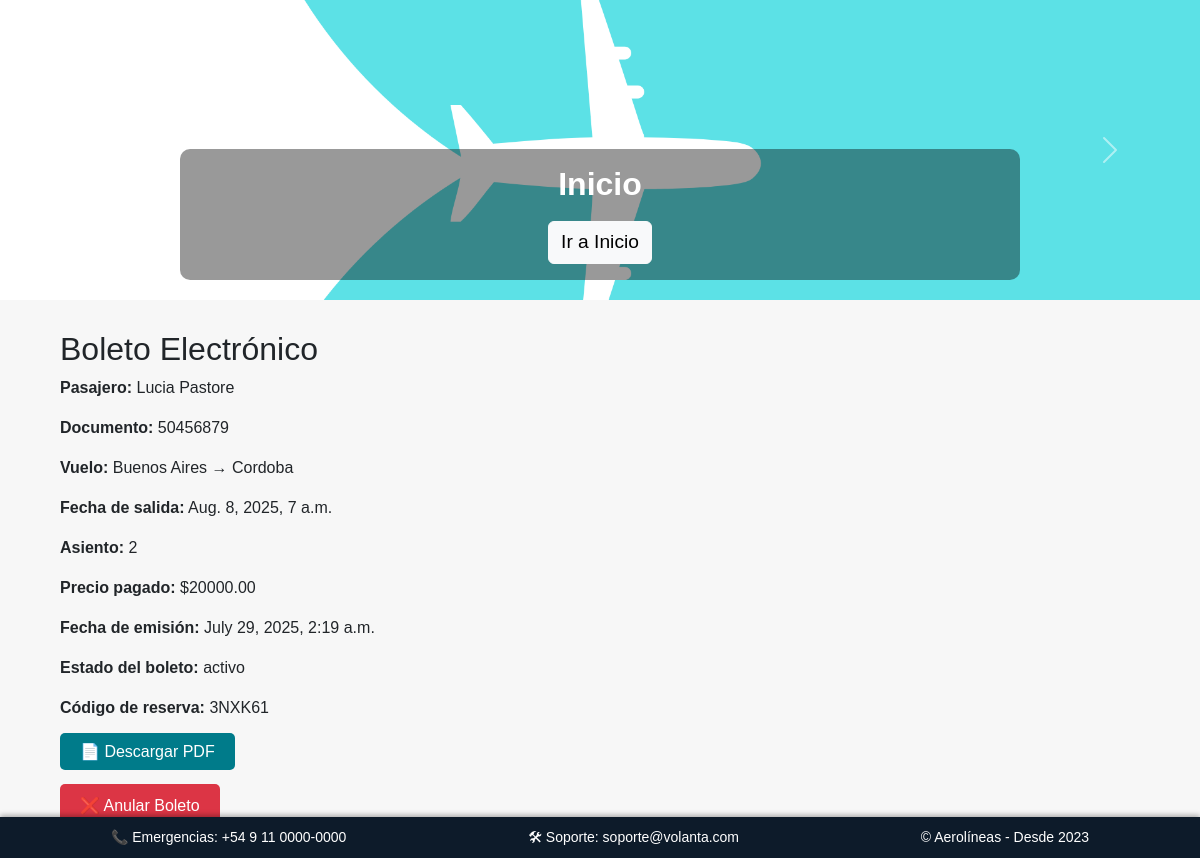
Page /boleto/2/ on the committed database.
### gestion/models.py (models this page shows, shortened)
class Reserva(models.Model):
    ESTADO = [
        ('pendiente', 'Pendiente'),
        ('confirmada', 'Confirmada'),
        ('cancelada', 'Cancelada')
    ]
    vuelo = models.ForeignKey(Vuelo, on_delete=models.CASCADE)
    pasajero = models.ForeignKey(Pasajero, on_delete=models.CASCADE)
    asiento = models.OneToOneField(Asiento, on_delete=models.CASCADE)
    estado = models.CharField(max_length=20, choices=ESTADO, default='pendiente')
    fecha_reserva = models.DateTimeField(auto_now_add=True)
    precio = models.DecimalField(max_digits=10, decimal_places=2)
    codigo_reserva = models.CharField(max_length=12, unique=True, blank=True, editable=False)
    class Meta:
        constraints = [
            models.UniqueConstraint(fields=['pasajero', 'vuelo'], name='reserva_unica_por_pasajero_y_vuelo')
        ]

class Pasajero(models.Model):
    TIPO_DOC = [('DNI', 'DNI'), ('Pasaporte', 'Pasaporte')]
    nombre = models.CharField(max_length=100)
    documento = models.CharField(max_length=50, unique=True)
    email = models.EmailField()
    telefono = models.CharField(max_length=20)
    fecha_nacimiento = models.DateField()
    tipo_documento = models.CharField(max_length=20, choices=TIPO_DOC)

class Vuelo(models.Model):
    ESTADOS = [
        ('programado', 'Programado'),
        ('cancelado', 'Cancelado'),
        ('finalizado', 'Finalizado')
    ]
    avion = models.ForeignKey(Avion, on_delete=models.CASCADE)
    origen = models.CharField(max_length=100)
    destino = models.CharField(max_length=100)
    fecha_salida = models.DateTimeField()
    fecha_llegada = models.DateTimeField()
    duracion = models.DurationField()
    estado = models.CharField(max_length=20, choices=ESTADOS)
    precio_base = models.DecimalField(max_digits=10, decimal_places=2)
    usuarios = models.ManyToManyField(User, blank=True)

class Asiento(models.Model):
    TIPOS = [('economy', 'Economy'), ('premium', 'Premium')]
    ESTADO = [('disponible', 'Disponible'), ('reservado', 'Reservado'), ('ocupado', 'Ocupado')]
    avion = models.ForeignKey(Avion, on_delete=models.CASCADE)
    numero = models.CharField(max_length=10)
    fila = models.IntegerField()
    columna = models.CharField(max_length=5)
    tipo = models.CharField(max_length=20, choices=TIPOS)
    estado = models.CharField(max_length=20, choices=ESTADO)

class Boleto(models.Model):
    ESTADO = [
        ('activo', 'Activo'),
        ('usado', 'Usado'),
        ('anulado', 'Anulado')
    ]
    reserva = models.OneToOneField(Reserva, on_delete=models.CASCADE)
    codigo_barra = models.CharField(max_length=30)
    fecha_emision = models.DateTimeField(auto_now_add=True)
    estado = models.CharField(max_length=20, choices=ESTADO, default='activo')

### gestion/views.py (the view)
# urls.py: path('boleto/<int:reserva_id>/', views.ver_boleto, name='ver_boleto'),
def ver_boleto(request, reserva_id):
    reserva = get_object_or_404(Reserva, id=reserva_id)
    boleto = reserva.boleto
    return render(request, 'gestion/boleto.html', {'reserva': reserva, 'boleto': boleto})

### gestion/templates/gestion/boleto.html (shortened to what this page needs)
{% extends 'gestion/base.html' %}
{% block content %}
<h2>Boleto Electrónico</h2>
<div class="info">
    <p><strong>Pasajero:</strong> {{ reserva.pasajero.nombre }}</p>
    <p><strong>Documento:</strong> {{ reserva.pasajero.documento }}</p>
    <p><strong>Vuelo:</strong> {{ reserva.vuelo.origen }} → {{ reserva.vuelo.destino }}</p>
    <p><strong>Fecha de salida:</strong> {{ reserva.vuelo.fecha_salida }}</p>
    <p><strong>Asiento:</strong> {{ reserva.asiento.numero }}</p>
    <p><strong>Precio pagado:</strong> ${{ reserva.precio }}</p>
    <p><strong>Fecha de emisión:</strong> {{ boleto.fecha_emision }}</p>
    <p><strong>Estado del boleto:</strong> {{ boleto.estado }}</p>
    <p><strong>Código de reserva:</strong> {{ reserva.codigo_reserva }}</p>
</div>
<div class="boton" style="margin-top: 20px;">
    <a href="{% url 'boleto_pdf' reserva.id %}" style="background-color: #007b8a; color: white; padding: 10px 20px; text-decoration: none; border-radius: 5px;">
        📄 Descargar PDF
    </a>
</div>
<div style="margin-top: 20px;">
{% if boleto.estado != 'anulado' %}
    <form action="{% url 'anular_boleto' boleto.id %}" method="post">
        <button type="submit" style="background-color: #dc3545; color: white; padding: 10px 20px; border: none; border-radius: 5px;">
            ❌ Anular Boleto
        </button>
    </form>
{% else %}
    <p style="color: red; font-weight: bold;">🚫 Este boleto ya fue anulado.</p>
{% endif %}
</div>
{% endblock %}

### rows in the picture
Reserva: pasajero.nombre "Lucia Pastore", pasajero.documento "50456879", vuelo.origen "Buenos Aires", vuelo.destino "Cordoba", vuelo.fecha_salida "Aug. 8, 2025, 7 a.m.", asiento.numero "2", precio "20000.00", codigo_reserva "3NXK61"
Boleto: fecha_emision "July 29, 2025, 2:19 a.m.", estado "activo"
